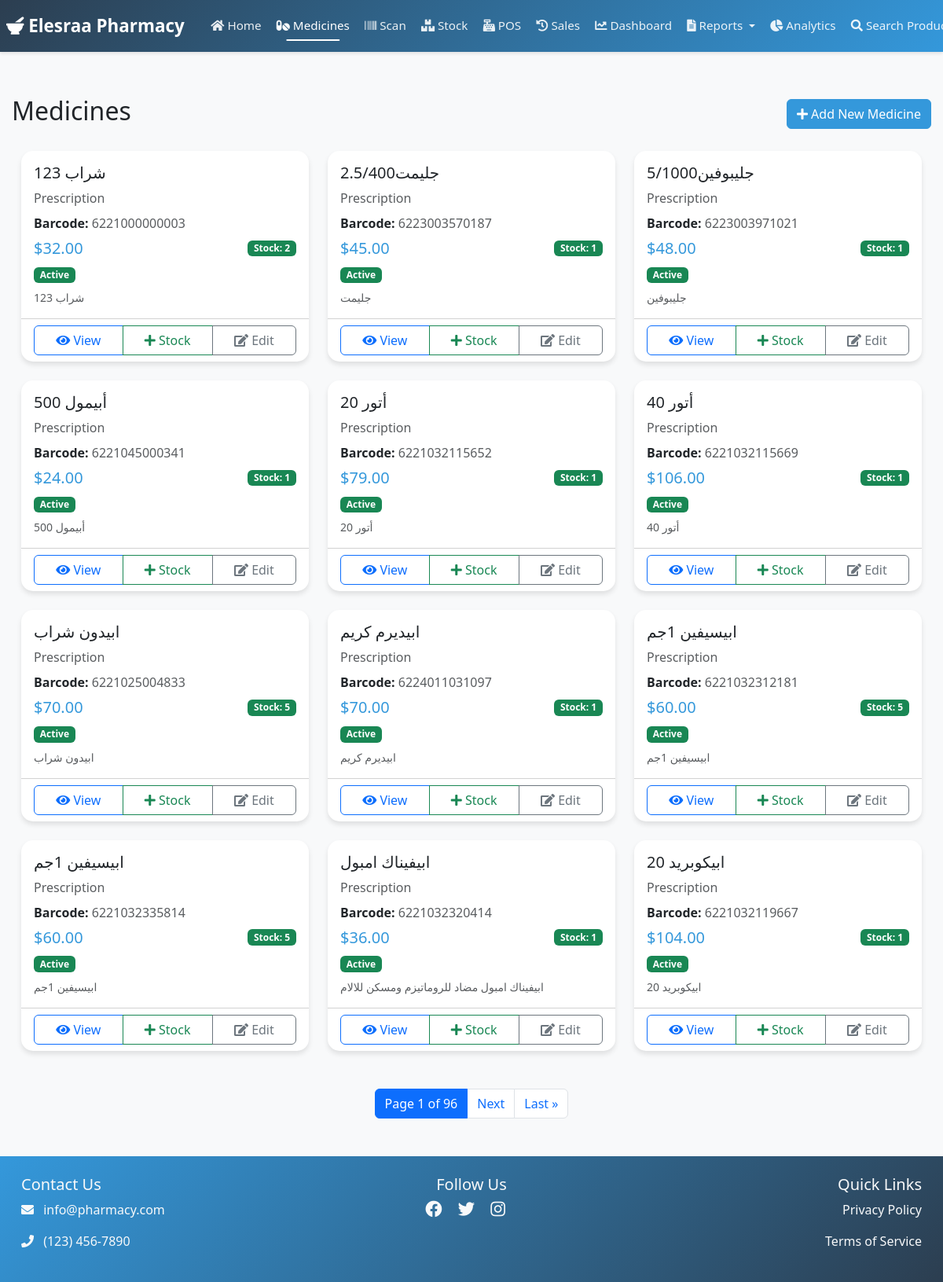
Screenshot of /medicines/ (signed in) with the database file from the repository.
### pharmacy/models.py (models this page shows, shortened)
class Medicine(models.Model):
    CATEGORY_CHOICES = [
        ('OTC', 'Over The Counter'),
        ('PRE', 'Prescription'),
        ('SUP', 'Supplements'),
        ('COS', 'Cosmetics'),
    ]
    name = models.CharField(max_length=200)
    description = models.TextField()
    price = models.DecimalField(max_digits=10, decimal_places=2)
    purchase_price = models.DecimalField(
        max_digits=10,
        decimal_places=2,
        help_text="Cost price of the product"
    )
    stock = models.IntegerField(default=0)
    category = models.CharField(max_length=3, choices=CATEGORY_CHOICES)
    image = models.ImageField(upload_to='medicines/', null=True, blank=True)
    barcode = models.ImageField(upload_to='barcodes/', blank=True)
    barcode_number = models.CharField(max_length=13, unique=True)
    created_at = models.DateTimeField(auto_now_add=True)
    updated_at = models.DateTimeField(auto_now=True)
    is_active = models.BooleanField(default=True)
    reorder_level = models.IntegerField(default=10, help_text="Minimum stock level before reorder")
    strips_per_box = models.PositiveIntegerField(
        default=1,
        help_text="Number of strips per box"
    )
    can_sell_strips = models.BooleanField(
        default=True,
        help_text="Allow selling individual strips"
    )
    strip_price = models.DecimalField(
        max_digits=10,
        decimal_places=2,
        null=True,
        blank=True,
        help_text="Price per strip (optional - if not set, will be calculated from box price)"
    )
    class Meta:
        ordering = ['name']

### pharmacy/views.py (the view)
# urls.py: path('medicines/', views.MedicineListView.as_view(), name='medicine_list'),
class MedicineListView(ListView):
    model = Medicine
    template_name = 'pharmacy/medicine_list.html'
    context_object_name = 'medicines'
    paginate_by = 12

### pharmacy/templates/pharmacy/medicine_list.html (shortened to what this page needs)
{% extends 'pharmacy/base.html' %}
{% block content %}
<div class="container mt-4">
    <div class="d-flex justify-content-between align-items-center mb-4">
        <h2>Medicines</h2>
        {% if user.is_authenticated %}
        <a href="{% url 'pharmacy:medicine_add' %}" class="btn btn-primary">
            <i class="fas fa-plus"></i> Add New Medicine
        </a>
        {% endif %}
    </div>
    <div class="row">
        {% for medicine in medicines %}
        <div class="col-md-6 col-lg-4 mb-4">
            <div class="card h-100">
                <div class="card-body">
                    <h5 class="card-title">{{ medicine.name }}</h5>
                    <p class="card-text text-muted mb-2">{{ medicine.get_category_display }}</p>
                    <div class="mb-2">
                        <strong>Barcode:</strong>
                        <span class="text-muted">{{ medicine.barcode_number }}</span>
                    </div>
                    <div class="d-flex justify-content-between align-items-center mb-2">
                        <span class="h5 text-primary mb-0">${{ medicine.price }}</span>
                        <span class="badge {% if medicine.stock > 0 %}bg-success{% else %}bg-danger{% endif %}">
                            Stock: {{ medicine.stock }}
                        </span>
                    </div>
                    <div class="mb-2">
                        <span class="badge {% if medicine.is_active %}bg-success{% else %}bg-secondary{% endif %}">
                            {{ medicine.is_active|yesno:"Active,Inactive" }}
                        </span>
                    </div>
                    <p class="card-text small text-muted">
                        {{ medicine.description|truncatewords:20 }}
                    </p>
                </div>
                <div class="card-footer bg-transparent">
                    <div class="btn-group w-100">
                        <a href="{% url 'pharmacy:medicine_detail' medicine.pk %}" class="btn btn-outline-primary">
                            <i class="fas fa-eye"></i> View
                        </a>
                        {% if user.is_authenticated %}
                        <a href="{% url 'pharmacy:update_stock' medicine.barcode_number %}" class="btn btn-outline-success">
                            <i class="fas fa-plus"></i> Stock
                        </a>
                        <a href="{% url 'pharmacy:medicine_edit' medicine.pk %}" class="btn btn-outline-secondary">
                            <i class="fas fa-edit"></i> Edit
                        </a>
                        {% endif %}
                    </div>
                </div>
            </div>
        </div>
        {% empty %}
        <div class="col-12">
            <div class="alert alert-info">
                No medicines found.
            </div>
        </div>
        {% endfor %}
    </div>
    {% if is_paginated %}
    <nav aria-label="Page navigation" class="mt-4">
        <ul class="pagination justify-content-center">
            <li class="page-item active">
                <span class="page-link">
                    Page {{ page_obj.number }} of {{ page_obj.paginator.num_pages }}
                </span>
            </li>
            {% if page_obj.has_next %}
            <li class="page-item">
                <a class="page-link" href="?page={{ page_obj.next_page_number }}">Next</a>
            </li>
            <li class="page-item">
                <a class="page-link" href="?page={{ page_obj.paginator.num_pages }}">Last &raquo;</a>
            </li>
            {% endif %}
        </ul>
    </nav>
    {% endif %}
</div>
{% endblock %}

### pharmacy/templates/pharmacy/base.html (shortened to what this page needs)
{% load static %}
<!DOCTYPE html>
<html lang="en">
<head>
    <link href="https://cdn.jsdelivr.net/npm/bootstrap@5.3.2/dist/css/bootstrap.min.css" rel="stylesheet">
    <link href="https://cdnjs.cloudflare.com/ajax/libs/font-awesome/6.0.0/css/all.min.css" rel="stylesheet">
    <link href="{% static 'pharmacy/css/style.css' %}" rel="stylesheet">
    <link rel="stylesheet" href="https://cdnjs.cloudflare.com/ajax/libs/font-awesome/5.15.4/css/all.min.css">
    <link href="https://cdn.jsdelivr.net/npm/select2@4.1.0-rc.0/dist/css/select2.min.css" rel="stylesheet" />
</head>
<body>
    <nav class="navbar navbar-expand-lg sticky-top">
        <div class="container">
            <a class="navbar-brand" href="{% url 'pharmacy:home' %}">
                <i class="fas fa-mortar-pestle"></i>
                Elesraa Pharmacy
            </a>
            <div class="collapse navbar-collapse" id="navbarNav">
                <ul class="navbar-nav me-auto">
                    <li class="nav-item">
                        <a class="nav-link {% if request.resolver_match.url_name == 'home' %}active{% endif %}"
                           href="{% url 'pharmacy:home' %}">
                            <i class="fas fa-home"></i> Home
                        </a>
                    </li>
                    <li class="nav-item">
                        <a class="nav-link {% if request.resolver_match.url_name == 'medicine_list' %}active{% endif %}"
                           href="{% url 'pharmacy:medicine_list' %}">
                            <i class="fas fa-pills"></i> Medicines
                        </a>
                    </li>
                    <li class="nav-item">
                        <a class="nav-link {% if request.resolver_match.url_name == 'stock_scan' %}active{% endif %}"
                           href="{% url 'pharmacy:stock_scan' %}">
                            <i class="fas fa-barcode"></i> Scan
                        </a>
                    </li>
                    {% if user.is_authenticated %}
                        {% with user_role=user.userprofile.role %}
                            {% if user_role == 'ADMIN' or user_role == 'STOCK_MANAGER' %}
                                <li class="nav-item">
                                    <a class="nav-link {% if 'stock' in request.path %}active{% endif %}"
                                       href="{% url 'pharmacy:stock_management' %}">
                                        <i class="fas fa-boxes"></i> Stock
                                    </a>
                                </li>
                            {% endif %}
                            {% if user_role == 'ADMIN' or user_role == 'CASHIER' %}
                                <li class="nav-item">
                                    <a class="nav-link {% if request.resolver_match.url_name == 'pos' %}active{% endif %}"
                                       href="{% url 'pharmacy:pos' %}">
                                        <i class="fas fa-cash-register"></i> POS
                                    </a>
                                </li>
                            {% endif %}
                        {% endwith %}
                    {% endif %}
                    <li class="nav-item">
                        <a class="nav-link {% if request.resolver_match.url_name == 'sales_history' %}active{% endif %}"
                           href="{% url 'pharmacy:sales_history' %}">
                            <i class="fas fa-history"></i> Sales
                        </a>
                    </li>
                    <li class="nav-item">
                        <a class="nav-link {% if request.resolver_match.url_name == 'dashboard' %}active{% endif %}"
                           href="{% url 'pharmacy:dashboard' %}">
                            <i class="fas fa-chart-line"></i> Dashboard
                        </a>
                    </li>
                    <li class="nav-item dropdown">
                        <button class="nav-link dropdown-toggle btn btn-link" type="button" id="reportsDropdown"
                                data-bs-toggle="dropdown" aria-expanded="false">
                            <i class="fas fa-file-alt"></i> Reports
                        </button>
                    </li>
                    <li class="nav-item">
                        <a class="nav-link {% if request.resolver_match.url_name == 'customer_analytics' %}active{% endif %}"
                           href="{% url 'pharmacy:customer_analytics' %}">
                            <i class="fas fa-chart-pie"></i> Analytics
                        </a>
                    </li>
                    <li class="nav-item">
                        <a class="nav-link" href="{% url 'pharmacy:product_search' %}">
                            <i class="fas fa-search"></i> Search Products
                        </a>
                    </li>
                </ul>
            </div>
        </div>
    </nav>
    <div class="main-container">
        {% block content %}
        {% endblock %}
    </div>
    <footer class="bg-dark text-light py-4">
        <div class="container">
            <div class="row">
                <div class="col-md-4">
                    <h5>Contact Us</h5>
                    <p><i class="fas fa-envelope me-2"></i> info@pharmacy.com</p>
                    <p><i class="fas fa-phone me-2"></i> (123) 456-7890</p>
                </div>
                <div class="col-md-4 text-center">
                    <h5>Follow Us</h5>
                    <div class="social-links">
                        <a href="#" class="text-light me-3"><i class="fab fa-facebook fa-lg"></i></a>
                        <a href="#" class="text-light me-3"><i class="fab fa-twitter fa-lg"></i></a>
                        <a href="#" class="text-light me-3"><i class="fab fa-instagram fa-lg"></i></a>
                    </div>
                </div>
                <div class="col-md-4 text-end">
                    <h5>Quick Links</h5>
                    <p><a href="#" class="text-light text-decoration-none">Privacy Policy</a></p>
                    <p><a href="#" class="text-light text-decoration-none">Terms of Service</a></p>
                </div>
            </div>
        </div>
    </footer>
</body>
</html>

### pharmacy/static/pharmacy/css/style.css (style rules this page uses)
:root { --primary-color: #2c3e50; --secondary-color: #3498db; }
html, body { overflow-x: hidden; width: 100%; margin: 0; padding: 0; font-family: 'Segoe UI', Tahoma, Geneva, Verdana, sans-serif; background-color: #f8f9fa; }
body { font-family: 'Segoe UI', Tahoma, Geneva, Verdana, sans-serif; background-color: #f8f9fa; }
.navbar { background: linear-gradient(135deg, #2c3e50, #3498db); padding: 0.5rem 0; box-shadow: 0 2px 4px rgba(0,0,0,0.1); width: 100%; overflow: visible !important; }
.navbar > .container { padding-left: 0; margin-left: 0; overflow: visible !important; }
.navbar-brand { color: white !important; font-size: 1.4rem; font-weight: bold; padding: 0.5rem 1rem; white-space: nowrap; padding-left: 0.5rem; }
.navbar-nav { margin-left: -0.5rem; }
.nav-link { color: rgba(255,255,255,0.9) !important; transition: all 0.3s ease; padding: 0.5rem 0.6rem !important; font-size: 0.95rem; white-space: nowrap; }
.nav-link.active { color: white !important; font-weight: 500; position: relative; }
.nav-link.active::after { content: ''; position: absolute; bottom: 0; left: 50%; transform: translateX(-50%); width: 60%; height: 2px; background-color: white; border-radius: 2px; }
.main-container { min-height: calc(100vh - 76px); padding: 2rem 0; }
.card { border: none; border-radius: 15px; box-shadow: 0 4px 6px rgba(0,0,0,0.1); transition: transform 0.3s ease; background-color: white; max-width: 100%; overflow: hidden; }
.text-primary { color: var(--secondary-color) !important; }
.btn-primary { background-color: var(--secondary-color); border-color: var(--secondary-color); }
footer { background: linear-gradient(135deg, var(--secondary-color), var(--primary-color)); color: white !important; }
footer a { color: white !important; transition: opacity 0.3s ease; }
.card { animation: fadeIn 0.5s ease-out; }
.social-links a { transition: transform 0.3s ease; display: inline-block; }
.container, .container-fluid { max-width: 100%; padding-right: 15px; padding-left: 15px; overflow-x: hidden; }
.row { margin-right: 0; margin-left: 0; }
.navbar .dropdown { position: static !important; }

### rows the page displays
Medicine: name "123 شراب", category "Prescription", barcode_number "6221000000003", price "32.00", stock "2", is_active "Active", description "123 شراب"
Medicine: name "2.5/400جليمت", category "Prescription", barcode_number "6223003570187", price "45.00", stock "1", is_active "Active", description "جليمت"
Medicine: name "5/1000جليبوفين", category "Prescription", barcode_number "6223003971021", price "48.00", stock "1", is_active "Active", description "جليبوفين"
Medicine: name "أبيمول 500", category "Prescription", barcode_number "6221045000341", price "24.00", stock "1", is_active "Active", description "أبيمول 500"
Medicine: name "أتور 20", category "Prescription", barcode_number "6221032115652", price "79.00", stock "1", is_active "Active", description "أتور 20"
Medicine: name "أتور 40", category "Prescription", barcode_number "6221032115669", price "106.00", stock "1", is_active "Active", description "أتور 40"
Medicine: name "ابيدون شراب", category "Prescription", barcode_number "6221025004833", price "70.00", stock "5", is_active "Active", description "ابيدون شراب"
Medicine: name "ابيديرم كريم", category "Prescription", barcode_number "6224011031097", price "70.00", stock "1", is_active "Active", description "ابيديرم كريم"
Medicine: name "ابيسيفين 1جم", category "Prescription", barcode_number "6221032312181", price "60.00", stock "5", is_active "Active", description "ابيسيفين 1جم"
Medicine: name "ابيسيفين 1جم", category "Prescription", barcode_number "6221032335814", price "60.00", stock "5", is_active "Active", description "ابيسيفين 1جم"
Medicine: name "ابيفيناك امبول", category "Prescription", barcode_number "6221032320414", price "36.00", stock "1", is_active "Active", description "ابيفيناك امبول مضاد للروماتيزم ومسكن للالام"
Medicine: name "ابيكوبريد 20", category "Prescription", barcode_number "6221032119667", price "104.00", stock "1", is_active "Active", description "ابيكوبريد 20"

### other values shown
{{ page_obj.number }} "1"
{{ page_obj.paginator.num_pages }} "96"
